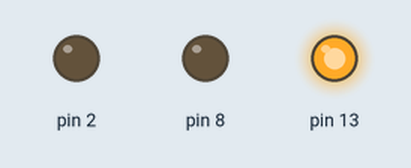
Bench run of a sketch on a simulated Arduino Uno, built with avr-gcc and run on an emulated ATmega328P. Parts: output pins drawn as LEDs (lit = HIGH).

Above: at 2.0 s.
At 6.0 s:
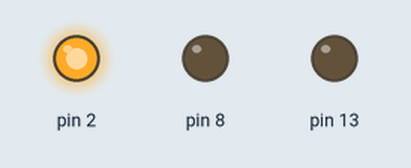
At 8.5 s:
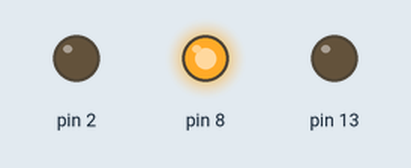
Timing chart, 0 to 11.7 s (numbered marks = the images above):
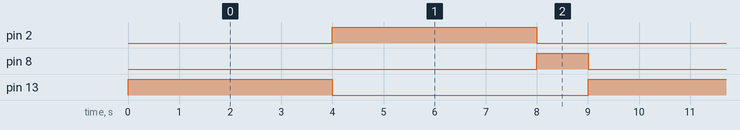

Measured:
- by itself, pin 2, pin 13: alternates HIGH for 4.0 s and LOW for 5.0 s
- by itself, pin 8: alternates HIGH for 1.0 s and LOW for 8.0 s
- by itself, everything shown: repeats every 9.0 s, in 4 steps

The sketch:

semaforo.ino
```cpp
// the setup routine runs once when you press reset:
void setup() {
  // initialize the digital pin as an output.
  pinMode(13, OUTPUT);
  pinMode(8, OUTPUT);
  pinMode(2, OUTPUT);
}

// the loop routine runs over and over again forever:
void loop() {
  digitalWrite(13, HIGH);   // turn the RED LED on (HIGH is the voltage level)
  delay(4000);              // wait 4 seconds
  digitalWrite(13, LOW);    // turn the  RED LED off by making the voltage LOW
  digitalWrite(2, HIGH) ;   // turn the Green LED on (HIGH is the voltage level)
  delay(4000);              // wait 4 seconds
  digitalWrite(2, LOW);     // turn the Green LED off by making the voltage LOW
  digitalWrite(8, HIGH) ;   // turn the Yellow LED on (HIGH is the voltage level)
  delay(1000);              // wait for a second
  digitalWrite(8, LOW);     // turn the Yellow LED off by making the voltage LOW
}
```
